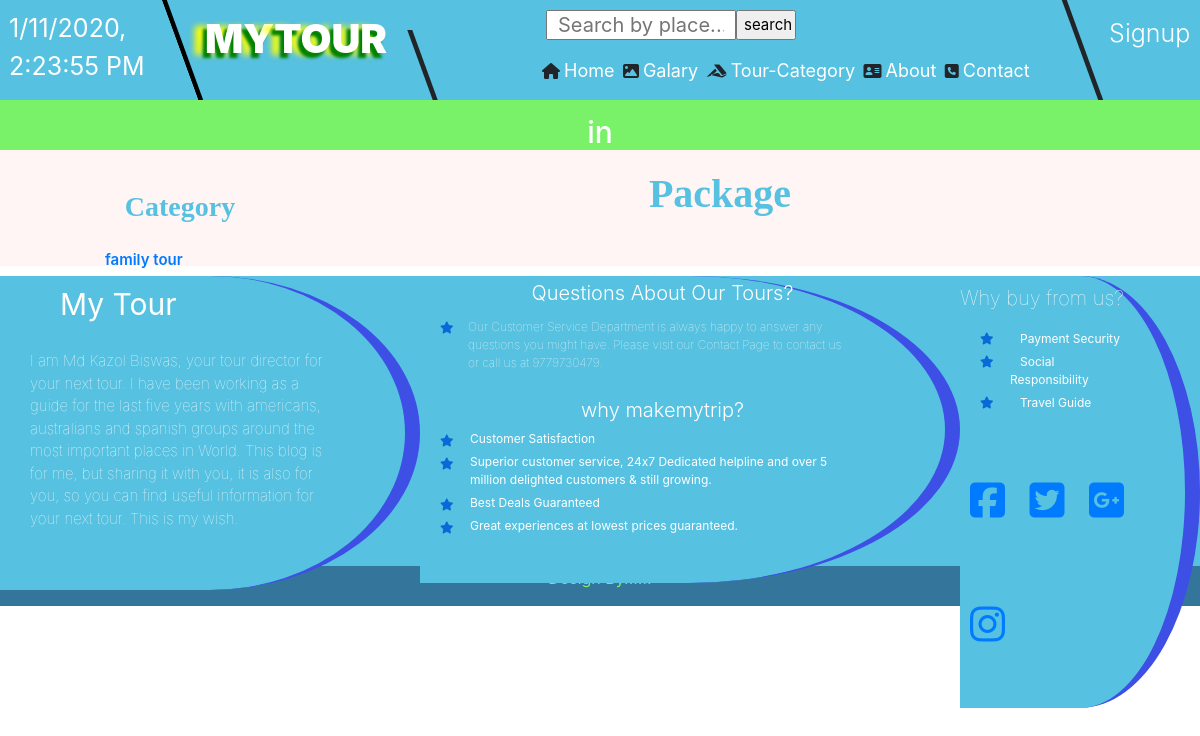
/show_search.php?subc_id=12, run on an earlier commit of the app's database.
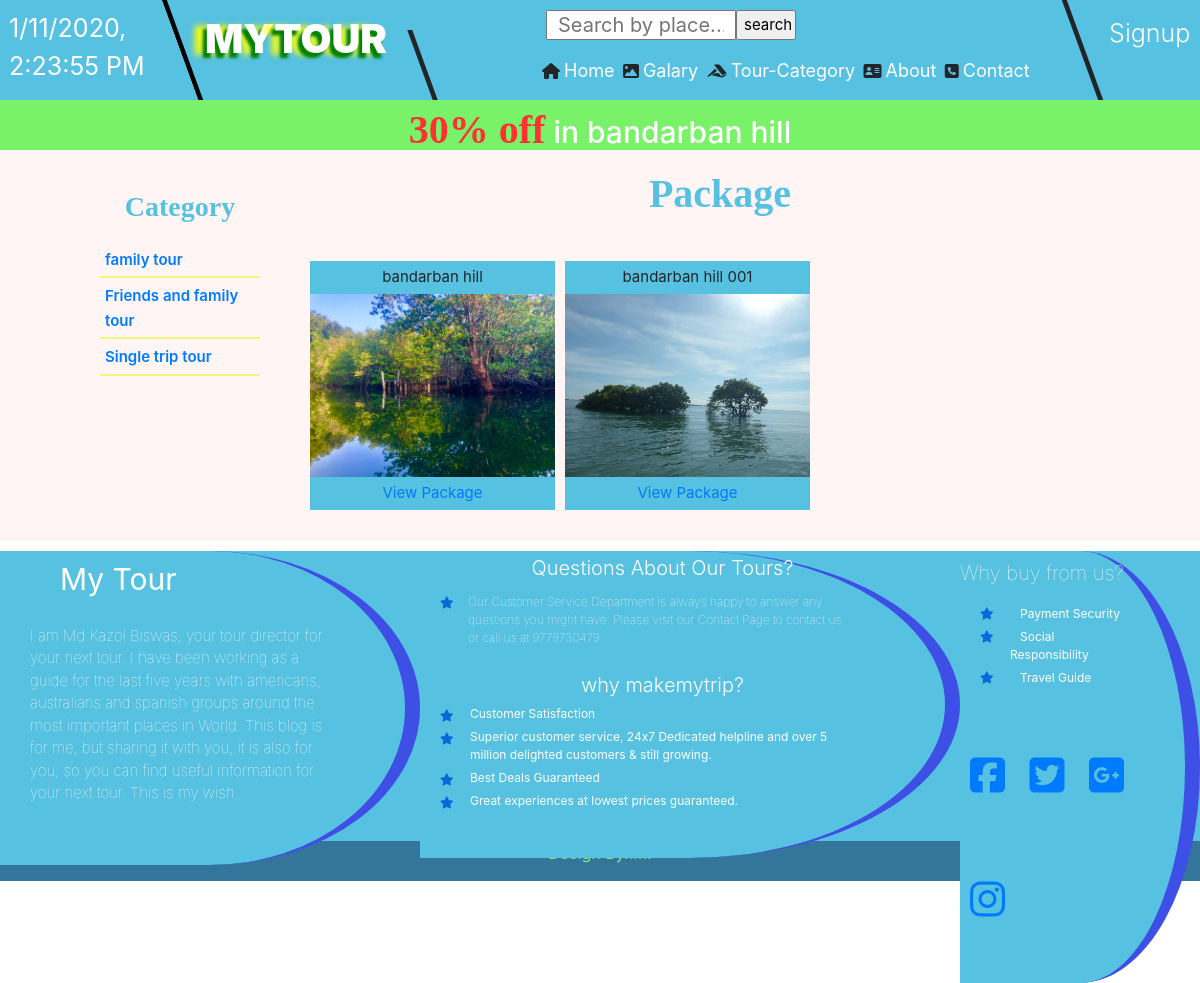
And on a later commit of the database.
### tables this page shows
CREATE TABLE `tbl_category` (
  `category_id` int(2) NOT NULL,
  `category_name` varchar(255) DEFAULT NULL
);

CREATE TABLE `tbl_advertiesment` (
  `a_id` int(2) NOT NULL,
  `title` varchar(255) NOT NULL,
  `category` int(11) NOT NULL,
  `subcategory` int(11) NOT NULL,
  `package` int(11) NOT NULL,
  `company_name` varchar(255) NOT NULL,
  `a_img_1` text NOT NULL,
  `a_img_2` text NOT NULL,
  `a_img_3` text NOT NULL,
  `offer` varchar(255) NOT NULL,
  `a_details` varchar(5000) NOT NULL
);

CREATE TABLE `tbl_package` (
  `package_id` int(2) NOT NULL,
  `package_name` varchar(255) NOT NULL,
  `category` int(2) NOT NULL,
  `subcategory` int(2) NOT NULL,
  `package_price` varchar(255) NOT NULL,
  `place_img_one` text NOT NULL,
  `place_img_two` text NOT NULL,
  `place_img_three` text NOT NULL,
  `hotel_name_one` varchar(255) NOT NULL,
  `hotelone_img_one` text NOT NULL,
  `hotelone_img_two` text NOT NULL,
  `hotelone_img_three` text NOT NULL,
  `hotel_link_one` varchar(255) NOT NULL,
  `hotel_name_two` varchar(255) NOT NULL,
  `hoteltwo_img_one` text NOT NULL,
  `hoteltwo_img_two` text NOT NULL,
  `hoteltwo_img_three` text NOT NULL,
  `hotel_link_two` varchar(255) NOT NULL,
  `hotel_name_three` varchar(255) NOT NULL,
  `hotelthree_img_one` text NOT NULL,
  `hotelthree_img_two` text NOT NULL,
  `hotelthree_img_three` text NOT NULL,
  `hotel_link_three` varchar(255) NOT NULL,
  `package_details` varchar(5000) NOT NULL
);

### show_search.php (the view, shortened to what this page needs)
<!DOCTYPE html>
<html lang="en">
<head>
	<link rel="stylesheet" href="assets/user_css/user_css.css">
	<link rel="stylesheet" href="https://maxcdn.bootstrapcdn.com/bootstrap/4.4.1/css/bootstrap.min.css">
</head>
<body>
	<div class="top_header">
		<?php include 'user_top.php'; ?>
	</div>
	<div class="add_slider">
		<?php
		require 'database/db_connect.php';
		$sql="select * from tbl_advertiesment,tbl_package where tbl_advertiesment.package=tbl_package.package_id and tbl_advertiesment.a_id='1'";
		$r=mysqli_query($connection,$sql);
		if($r){
			$result=mysqli_fetch_assoc($r);
		}else {
			die('error'.mysqli_error($connection));
		}
		 ?>
		<div class="add_content">
			<p><span style="color: red;font-size: 40px;font-weight: 700;font-family: bold;margin-top: -20px;text-align: center;"><?php echo $result['offer']; ?></span> in <?php echo $result['package_name']; ?></p>
		</div>
	</div>
	<div class="category_container">
		<div class="category_function">
			<h3>Category</h3>
			<ul>
				<?php
				$s="select * from tbl_category";
				$result=mysqli_query($connection,$s);
				while($data=mysqli_fetch_array($result))
				{
					?>
				<li><a href="?ca_id=<?php echo $data[0] ?>"><?php echo $data[1]; ?></a></li>
			<?php } ?>
			</ul>
		</div>
		 <?php
			if(isset($_GET['subc_id'])){
					$val1= $_GET['subc_id'];
					if(!empty($val1)){
						include 'user_package.php';
					}
				}
		 ?>
	</div>
	<div class="foter">
		<?php include 'bottom.php'; ?>
	</div>
</body>
</html>

### user_top.php (shortened to what this page needs)
<div class="time_date">
	<p id="datetime"></p>
</div>
<div class="logo">
	<a href="index.php"><h3>My<span>Tour</span></h3></a>
</div>
<div class="search">
	<?php include 'search.php'; ?>
</div>
<div class="header_menu">
	<ul>
		<li>
			<i class="fas fa-home"></i><a href="?key=<?php echo 1; ?>">Home</a>
		</li>
		<li>
			<i class="fas fa-image"></i><a href="?key=<?php echo 2; ?>">Galary</a>
		</li>
		<li>
			<i class="fab fa-accusoft"></i><a href="category.php?key=<?php echo 3; ?>">Tour-Category</a>
		</li>
		<li>
			<i class="fas fa-address-card"></i><a href="?key=<?php echo 4; ?>">About</a>
		</li>
		<li>
			<i class="fas fa-phone-square"></i><a href="?key=<?php echo 5; ?>">Contact</a>
		</li>
	</ul>
</div>
<div class="login">
	<p><a href="#">Signup</a></p>
</div>

### search.php (shortened to what this page needs)
<!DOCTYPE html>
<html lang="en">
<head>
<link rel="stylesheet" href="https://maxcdn.bootstrapcdn.com/bootstrap/4.4.1/css/bootstrap.min.css">
</head>
<body class="">
	<div class="container">
		<div class="row">
			<div class="s">
				<form action="show_search.php" method="post"  enctype="multipart/form-data">
					<input type="text" name="search" id="search" class="" placeholder="Search by place..." >
					<input type="submit" name="submit" value="search" class="" >
				</form>
			</div>
		</div>
	</div>
</body>
</html>

### user_package.php (shortened to what this page needs)
<?php
require 'database/db_connect.php';
 ?>
<div class="subcategory_container">
	<div class="subcategory_content">
		<h3>Package</h3>
	</div>
	<div class="row">
		<?php
		$s="select * from tbl_package where subcategory='" .$_GET["subc_id"] . "'";
		$result=mysqli_query($connection,$s);
		while($data=mysqli_fetch_array($result))
		{
		 ?>
		  <div class="column">
		  	<p><?php echo $data[1]; ?></p>
		    <img src="admin/<?php echo $data[5] ?> " alt="Snow">
		    <p><a href="?p_id=<?php echo $data[0]; ?>">View Package</a></p>
		  </div>
		  <?php } ?>
	</div>
</div>

### bottom.php
<div class="left_foter">
	<h4>My Tour</h4>
	<p>I am Md Kazol Biswas, your tour director for your next tour. I have been working as a guide for the last five years with americans, australians and spanish groups around the most important places in World. This blog is for me, but sharing it with you, it is also for you, so you can find useful information for your next tour. This is my wish.</p>
</div>
<div class="mid_foter">
	<h6>Questions About Our Tours?</h6>
	<p>Our Customer Service Department is always happy to answer any questions you might have. Please visit our Contact Page to contact us or call us at 9779730479.</p>
	<h6 class="h">why makemytrip?</h6>
	<ul>
		<li>Customer Satisfaction</li>
		<li>Superior customer service, 24x7 Dedicated helpline and over 5 million delighted customers & still growing.</li>
		<li>Best Deals Guaranteed</li>
		<li>Great experiences at lowest prices guaranteed.</li>
	</ul>
</div>
<div class="right_foter">
	<h6>Why buy from us?</h6>
	<ul>
		<li><a href="#">Payment Security</a></li>
		<li><a href="#">Social Responsibility</a></li>
		<li><a href="#"> Travel Guide</a></li>
	</ul>
	<a href="#" class="facebook"><i class="fab fa-facebook-square"></i></a>
	<a href="#" class="twiter"><i class="fab fa-twitter-square"></i></a>
	<a href="#" class="googleplus"><i class="fab fa-google-plus-square"></i></a>
	<a href="#" class="instagram"><i class="fab fa-instagram"></i></a>
</div>

### search.php (style rules this page uses)
.s { position: relative; width: 240px; height: 30px; margin-left: -30px; margin-right: 10px; z-index: 2; top: 0; left: 160px; }
.s form input[type="text"] { position: absolute; top: 0; left: 0; width: 190px; height: 30px; padding: 10px; }
.s form input[type="submit"] { position: absolute; top: 0; left: 190px; width: 60px; height: 30px; font-size: 15px; }

What changed in the data, as far as the page shows it:
added tbl_advertiesment: offer "30% off", tbl_package.package_name "bandarban hill"
now on this page (row unchanged): tbl_category: category_name "Friends and family tour"
now on this page (row unchanged): tbl_category: category_name "Single trip tour"
added tbl_package: package_name "bandarban hill", place_img_one (picture)
added tbl_package: package_name "bandarban hill 001", place_img_one (picture)
